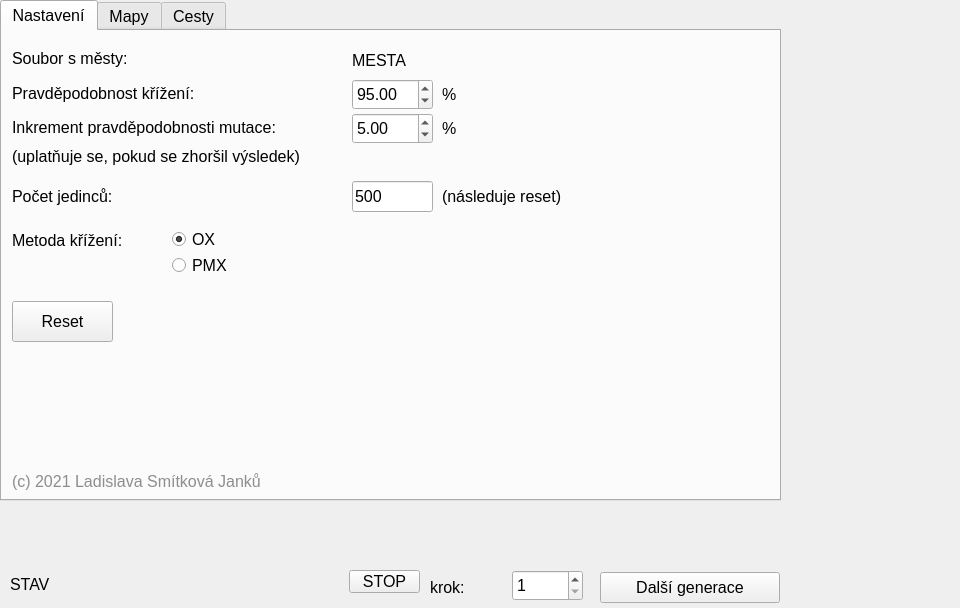
<?xml version="1.0" encoding="UTF-8"?>
<ui version="4.0">
 <class>MainWindow</class>
 <widget class="QMainWindow" name="MainWindow">
  <property name="geometry">
   <rect>
    <x>0</x>
    <y>0</y>
    <width>960</width>
    <height>608</height>
   </rect>
  </property>
  <property name="font">
   <font>
    <pointsize>12</pointsize>
   </font>
  </property>
  <property name="windowTitle">
   <string>Obchodní cestující</string>
  </property>
  <widget class="QWidget" name="centralwidget">
   <widget class="QTabWidget" name="tabWidget">
    <property name="geometry">
     <rect>
      <x>0</x>
      <y>0</y>
      <width>781</width>
      <height>501</height>
     </rect>
    </property>
    <property name="currentIndex">
     <number>0</number>
    </property>
    <widget class="QWidget" name="tabNastaveni">
     <attribute name="title">
      <string>Nastavení</string>
     </attribute>
     <widget class="QLabel" name="label">
      <property name="geometry">
       <rect>
        <x>10</x>
        <y>12</y>
        <width>231</width>
        <height>31</height>
       </rect>
      </property>
      <property name="text">
       <string>Soubor s městy:</string>
      </property>
     </widget>
     <widget class="QLabel" name="txtCsvFileName">
      <property name="geometry">
       <rect>
        <x>350</x>
        <y>14</y>
        <width>57</width>
        <height>31</height>
       </rect>
      </property>
      <property name="text">
       <string>MESTA</string>
      </property>
     </widget>
     <widget class="QLabel" name="label_2">
      <property name="geometry">
       <rect>
        <x>10</x>
        <y>47</y>
        <width>231</width>
        <height>31</height>
       </rect>
      </property>
      <property name="text">
       <string>Pravděpodobnost křížení:</string>
      </property>
     </widget>
     <widget class="QLabel" name="label_3">
      <property name="geometry">
       <rect>
        <x>10</x>
        <y>81</y>
        <width>331</width>
        <height>31</height>
       </rect>
      </property>
      <property name="text">
       <string>Inkrement pravděpodobnosti mutace:</string>
      </property>
     </widget>
     <widget class="QLabel" name="label_4">
      <property name="geometry">
       <rect>
        <x>440</x>
        <y>55</y>
        <width>21</width>
        <height>16</height>
       </rect>
      </property>
      <property name="text">
       <string>%</string>
      </property>
     </widget>
     <widget class="QLabel" name="label_5">
      <property name="geometry">
       <rect>
        <x>440</x>
        <y>89</y>
        <width>21</width>
        <height>16</height>
       </rect>
      </property>
      <property name="text">
       <string>%</string>
      </property>
     </widget>
     <widget class="QLineEdit" name="lineEdit_3">
      <property name="geometry">
       <rect>
        <x>350</x>
        <y>150</y>
        <width>81</width>
        <height>31</height>
       </rect>
      </property>
      <property name="text">
       <string>500</string>
      </property>
     </widget>
     <widget class="QLabel" name="label_6">
      <property name="geometry">
       <rect>
        <x>10</x>
        <y>150</y>
        <width>231</width>
        <height>31</height>
       </rect>
      </property>
      <property name="text">
       <string>Počet jedinců:</string>
      </property>
     </widget>
     <widget class="QDoubleSpinBox" name="doubleSpinBox">
      <property name="geometry">
       <rect>
        <x>350</x>
        <y>82</y>
        <width>81</width>
        <height>31</height>
       </rect>
      </property>
      <property name="maximum">
       <double>100.000000000000000</double>
      </property>
      <property name="value">
       <double>5.000000000000000</double>
      </property>
     </widget>
     <widget class="QDoubleSpinBox" name="doubleSpinBox_2">
      <property name="geometry">
       <rect>
        <x>350</x>
        <y>48</y>
        <width>81</width>
        <height>31</height>
       </rect>
      </property>
      <property name="maximum">
       <double>100.000000000000000</double>
      </property>
      <property name="value">
       <double>95.000000000000000</double>
      </property>
     </widget>
     <widget class="QLabel" name="label_7">
      <property name="geometry">
       <rect>
        <x>10</x>
        <y>194</y>
        <width>231</width>
        <height>31</height>
       </rect>
      </property>
      <property name="text">
       <string>Metoda křížení:</string>
      </property>
     </widget>
     <widget class="QRadioButton" name="radioButton">
      <property name="geometry">
       <rect>
        <x>170</x>
        <y>198</y>
        <width>99</width>
        <height>21</height>
       </rect>
      </property>
      <property name="text">
       <string>OX</string>
      </property>
      <property name="checked">
       <bool>true</bool>
      </property>
     </widget>
     <widget class="QRadioButton" name="radioButton_2">
      <property name="geometry">
       <rect>
        <x>170</x>
        <y>224</y>
        <width>99</width>
        <height>21</height>
       </rect>
      </property>
      <property name="text">
       <string>PMX</string>
      </property>
     </widget>
     <widget class="QLabel" name="label_8">
      <property name="geometry">
       <rect>
        <x>440</x>
        <y>150</y>
        <width>161</width>
        <height>31</height>
       </rect>
      </property>
      <property name="text">
       <string>(následuje reset)</string>
      </property>
     </widget>
     <widget class="QLabel" name="label_9">
      <property name="geometry">
       <rect>
        <x>10</x>
        <y>110</y>
        <width>371</width>
        <height>31</height>
       </rect>
      </property>
      <property name="text">
       <string>(uplatňuje se, pokud se zhoršil výsledek)</string>
      </property>
     </widget>
     <widget class="QPushButton" name="pushButton">
      <property name="geometry">
       <rect>
        <x>10</x>
        <y>270</y>
        <width>101</width>
        <height>41</height>
       </rect>
      </property>
      <property name="text">
       <string>Reset</string>
      </property>
     </widget>
     <widget class="QLabel" name="txtCopyright">
      <property name="geometry">
       <rect>
        <x>10</x>
        <y>440</y>
        <width>581</width>
        <height>21</height>
       </rect>
      </property>
      <property name="palette">
       <palette>
        <active>
         <colorrole role="WindowText">
          <brush brushstyle="SolidPattern">
           <color alpha="255">
            <red>141</red>
            <green>141</green>
            <blue>141</blue>
           </color>
          </brush>
         </colorrole>
        </active>
        <inactive>
         <colorrole role="WindowText">
          <brush brushstyle="SolidPattern">
           <color alpha="255">
            <red>141</red>
            <green>141</green>
            <blue>141</blue>
           </color>
          </brush>
         </colorrole>
        </inactive>
        <disabled>
         <colorrole role="WindowText">
          <brush brushstyle="SolidPattern">
           <color alpha="255">
            <red>119</red>
            <green>120</green>
            <blue>120</blue>
           </color>
          </brush>
         </colorrole>
        </disabled>
       </palette>
      </property>
      <property name="text">
       <string>(c) 2021 Ladislava Smítková Janků &lt;ladislava.smitkova@fit.cvut.cz&gt;</string>
      </property>
     </widget>
    </widget>
    <widget class="QWidget" name="tabGeny">
     <attribute name="title">
      <string>Mapy</string>
     </attribute>
     <widget class="QGraphicsView" name="graphicsView">
      <property name="geometry">
       <rect>
        <x>0</x>
        <y>0</y>
        <width>256</width>
        <height>192</height>
       </rect>
      </property>
     </widget>
    </widget>
    <widget class="QWidget" name="tabVizualizace">
     <attribute name="title">
      <string>Cesty</string>
     </attribute>
     <widget class="QListWidget" name="cesty">
      <property name="geometry">
       <rect>
        <x>0</x>
        <y>0</y>
        <width>256</width>
        <height>192</height>
       </rect>
      </property>
      <property name="sizePolicy">
       <sizepolicy hsizetype="Expanding" vsizetype="Expanding">
        <horstretch>0</horstretch>
        <verstretch>0</verstretch>
       </sizepolicy>
      </property>
     </widget>
    </widget>
   </widget>
   <widget class="QLabel" name="txtStav">
    <property name="geometry">
     <rect>
      <x>10</x>
      <y>574</y>
      <width>57</width>
      <height>21</height>
     </rect>
    </property>
    <property name="text">
     <string>STAV</string>
    </property>
   </widget>
   <widget class="QPushButton" name="btnDalsi">
    <property name="geometry">
     <rect>
      <x>600</x>
      <y>572</y>
      <width>180</width>
      <height>31</height>
     </rect>
    </property>
    <property name="text">
     <string>Další generace</string>
    </property>
   </widget>
   <widget class="QSpinBox" name="spinBox">
    <property name="geometry">
     <rect>
      <x>512</x>
      <y>570</y>
      <width>71</width>
      <height>31</height>
     </rect>
    </property>
    <property name="minimum">
     <number>1</number>
    </property>
    <property name="maximum">
     <number>9999</number>
    </property>
   </widget>
   <widget class="QLabel" name="spinBoxLabel">
    <property name="geometry">
     <rect>
      <x>430</x>
      <y>580</y>
      <width>57</width>
      <height>15</height>
     </rect>
    </property>
    <property name="text">
     <string>krok:</string>
    </property>
   </widget>
   <widget class="QPushButton" name="btnStop">
    <property name="geometry">
     <rect>
      <x>349</x>
      <y>570</y>
      <width>71</width>
      <height>23</height>
     </rect>
    </property>
    <property name="text">
     <string>STOP</string>
    </property>
   </widget>
  </widget>
 </widget>
 <resources/>
 <connections/>
</ui>
